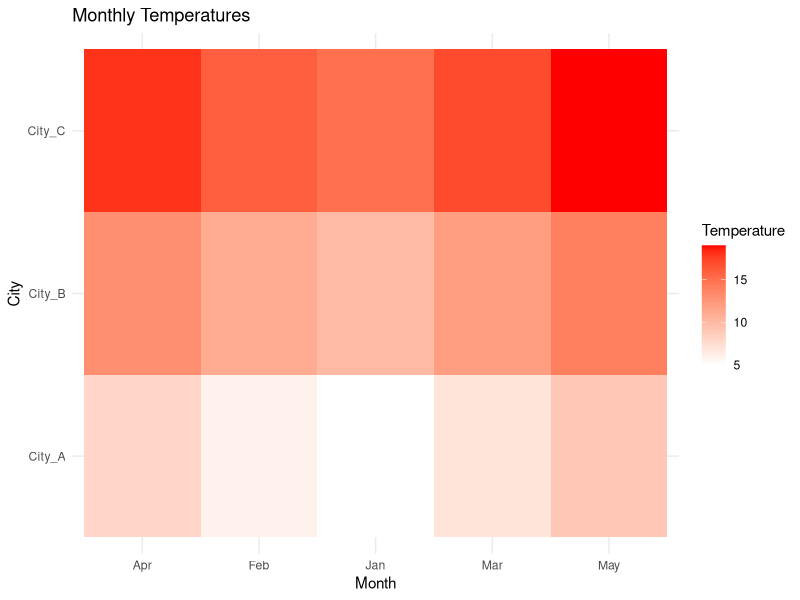

Write the R code that produced this figure.
# Load libraries
library(ggplot2)
library(tidyr)

# Create a data frame
temperature_data <- data.frame(
  Month  = c("Jan", "Feb", "Mar", "Apr", "May"),
  City_A = c(5, 6, 7, 8, 9),
  City_B = c(10, 11, 12, 13, 14),
  City_C = c(15, 16, 17, 18, 19)
)

# Reshape data for heatmap (use tidyr instead of reshape2)
melted_data <- pivot_longer(temperature_data,
                            cols = c(City_A, City_B, City_C),
                            names_to = "City",
                            values_to = "Temperature")

# Plot heatmap
ggplot(melted_data, aes(x = Month, y = City, fill = Temperature)) +
  geom_tile() +
  scale_fill_gradient(low = "white", high = "red") +
  labs(title = "Monthly Temperatures",
       x = "Month", y = "City") +
  theme_minimal()
